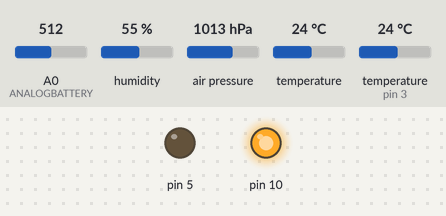
Bench run of a sketch on a simulated Arduino Uno, built with avr-gcc and run on an emulated ATmega328P. On the bench: output pins drawn as LEDs (lit = HIGH). The test bench sets the inputs (shaded band); at power-on: A0 (ANALOGBATTERY) = 512, humidity 55 %, air pressure 1013 hPa, temperature 24 °C, temperature (sensor on pin 3) 24 °C. No radio packets arrive unless stated; what the sketch prints to the serial monitor is not drawn.

Above: at 2.5 s.
Timing chart, 0 to 6.5 s (numbered marks = the images above):
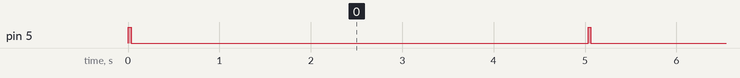

The sketch:

arduino_transmitter.ino
```cpp
#include  <SPI.h>
#include "nRF24L01.h"
#include "RF24.h"
#include <RF24Network.h>
//===========================================
#include <Adafruit_Sensor.h>
#include <Adafruit_BMP280.h>
//===========================================
// Adafruit_DHT library will be included
#include "DHT.h"
#define DHTPIN 3
// The sensor will be initialized here
#define DHTTYPE DHT11   // DHT 11
//===========================================
#define ANALOGBATTERY A0
//=============================================


RF24 radio(7,8);
RF24Network network(radio);
const uint16_t this_node = 01;
//const uint16_t this_node = 02;
const uint16_t node01 = 00;
struct SensorData {
  float temp;
  float pres;
  float hum;
  float volt;
} Sensor;
//===========================================
Adafruit_BMP280 bmp; //OBJETO DO TIPO Adafruit_BMP280 (I2C)
//===========================================
DHT dht(DHTPIN, DHTTYPE);
//===========================================
// Variables
int analogValue = 0;
float voltage = 0;
float refValue = 5.0 / 1024.0;

void setup(void) {
  Serial.begin(115200);
  pinMode(5, OUTPUT);
  digitalWrite(5, HIGH);
  Serial.print("Start setup");
  SPI.begin();
  if(!bmp.begin(0x76)){ //SE O SENSOR NÃO FOR INICIALIZADO NO ENDEREÇO I2C 0x76, FAZ
    Serial.println(F("Sensor BMP280 não foi identificado! Verifique as conexões."));
    while(1);
  }
  dht.begin();
  radio.begin();
  network.begin(90, this_node);
  Serial.print("Finish setup");
}
void loop(void) {
  //digitalWrite(5, LOW);
  digitalWrite(5, HIGH);
  //Serial.println("send ...");
  Sensor.temp = bmp.readTemperature();
  Sensor.pres = bmp.readPressure()*0.01;
  Sensor.hum = dht.readHumidity();

  analogValue = analogRead(ANALOGBATTERY);
  Serial.print("Analog Value: ");
  Serial.println(analogValue);
  voltage = refValue * analogValue;
  Sensor.volt = voltage;

  Serial.print("Voltage: ");
  Serial.println(voltage);
  Serial.println(Sensor.temp);
  Serial.println(Sensor.pres);
  Serial.print(Sensor.hum);
  Serial.println(" %");
  Serial.println("sending...");
  network.update();
  RF24NetworkHeader header(node01);
  bool ok = network.write(header, &Sensor, sizeof(Sensor));
  Serial.println(ok);
  digitalWrite(5, LOW);
  delay(5000);
}
```

Measured:
- by itself, pin 5: alternates HIGH for 0.03 s and LOW for 5.0 s
